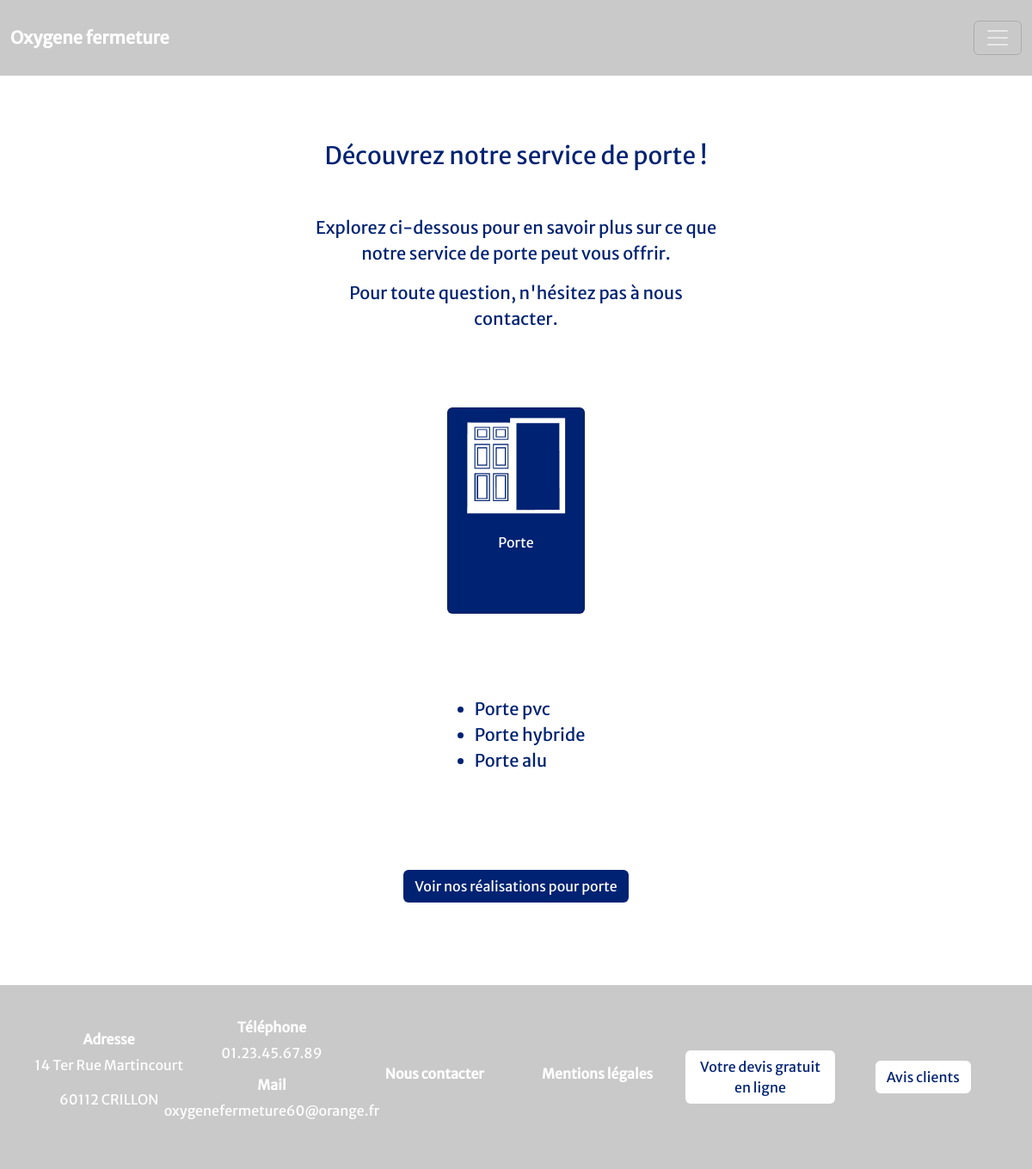
Screenshot of /index.php?action=detailService&id=2 with the database file from the repository.
### tables this page shows
CREATE TABLE IF NOT EXISTS `information_entreprise` (
  `identifiantEntreprise` int NOT NULL AUTO_INCREMENT,
  `telephoneEntreprise` varchar(15) NOT NULL,
  `adresseEntreprise` varchar(100) NOT NULL,
  `codePostalEntreprise` varchar(10) NOT NULL,
  `villeEntreprise` varchar(50) NOT NULL,
  PRIMARY KEY (`identifiantEntreprise`)
);

### modeles/modele.inc.php (called while the page is built, shortened)
<?php
    function getConnexion(){
        $dsn ="mysql:host=$host;dbname=$bdd;";
        return new PDO($dsn, $login, $password, array(PDO::ATTR_ERRMODE => PDO::ERRMODE_EXCEPTION));
    }
    function getInformationEntreprise() {
        $connexion = getConnexion();
        $sql = "SELECT * FROM information_entreprise WHERE identifiantEntreprise = 1";
        $requete = $connexion->query($sql);
        return $requete->fetch(PDO::FETCH_ASSOC);
    }

### vues/vueHeader.php (the view, shortened to what this page needs)
<!DOCTYPE html>
<html lang="fr">
<head>
    <link href='https://cdn.jsdelivr.net/npm/bootstrap@5.3.2/dist/css/bootstrap.min.css' rel='stylesheet'>
    <link rel="stylesheet" href="https://cdn.jsdelivr.net/npm/bootstrap-icons@1.11.3/font/bootstrap-icons.css">
    <link href="https://cdnjs.cloudflare.com/ajax/libs/lightbox2/2.11.3/css/lightbox.min.css" rel="stylesheet">
    <link rel="stylesheet" href="https://cdn.jsdelivr.net/npm/bootstrap-table@1.22.6/dist/bootstrap-table.min.css">
    <link rel="stylesheet" href="./style/style.css">
</head>
<body>
<?php if ($action === "connexion" || $action === "connexionMAJ") { ?>
    <nav class="navbar navbar-expand-xxl maNav">
        <div class="container-fluid my-3">
          <a class="navbar-brand text-white fw-bold" href="index.php">Oxygene fermeture</a>
            <button class="navbar-toggler" type="button" data-bs-toggle="collapse" data-bs-target="#navbarNavAltMarkup" aria-controls="navbarNavAltMarkup" aria-expanded="false" aria-label="Toggle navigation" data-bs-theme="dark">
                <span class="navbar-toggler-icon"></span>
            </button>
        </div>
    </nav>
<?php } else { ?>
    <nav class="navbar navbar-expand-xxl maNav">
        <div class="container-fluid my-3">
          <a class="navbar-brand text-white fw-bold" href="index.php">Oxygene fermeture</a>
            <button class="navbar-toggler" type="button" data-bs-toggle="collapse" data-bs-target="#navbarNavAltMarkup" aria-controls="navbarNavAltMarkup" aria-expanded="false" aria-label="Toggle navigation" data-bs-theme="dark">
                <span class="navbar-toggler-icon"></span>
            </button>
        </div>
    </nav>
<?php } ?>
    <main class="container-fluid contenu d-flex justify-content-center flex-column align-items-center flex-grow-1">

### vues/vueFooter.php (shortened to what this page needs)
</main>
 <?php
if ($action === "connexion" || $action === "connexionMAJ") {
?>
<footer>
</footer>
<?php
} else {
?>
<footer class="monFooter ">
    <div class="p-4">
        <div class="row row-cols-1 row-cols-sm-2 row-cols-md-3 row-cols-lg-3 row-cols-xl-6 g-3">
        <div class="col">
            <h6 class="fs-6 fw-bold">
                Adresse
            </h6>
            <p>
                <span><?= htmlspecialchars($infoEntreprise['adresseEntreprise']); ?></span>
            </p>
            <p>
                <span><?= htmlspecialchars($infoEntreprise['codePostalEntreprise']); ?> <?= htmlspecialchars($infoEntreprise['villeEntreprise']); ?></span>
            </p>
        </div>
        <div class="col">
            <h6 class="fs-6 fw-bold">
                Téléphone
            </h6>
            <p>
                <span><?= htmlspecialchars($infoEntreprise['telephoneEntreprise']); ?></span>
            </p>
            <h6 class="fs-6 fw-bold">
                Mail
            </h6>
            <p>
                <span class="fs-6">oxygenefermeture60@orange.fr</span>
            </p>
        </div>
        <div class="col">
            <h6 class="fs-6 fw-bold">
                <a class="text-decoration-none text-white" href="index.php?action=nousContacter">Nous contacter</a>
            </h6>
        </div>
        <div class="col">
            <h6 class="fs-6 fw-bold">
                <a class="text-decoration-none text-white" href="index.php?action=mentionsLegales">Mentions légales</a>
            </h6>
        </div>
        <div class="col">
            <a href="index.php?action=devis" class="btn bouton" role="button" aria-pressed="true">Votre devis gratuit en ligne</a>
        </div>
        <div class="col">
            <a href="index.php?action=avis" class="btn bouton" role="button" aria-pressed="true">Avis clients</a>
        </div>
        </div>
    </div>
</footer>
<?php
}
?>
</body>
</html>

### style/style.css (style rules this page uses)
body { --bleu : #002273; --fond : rgba(0, 0, 0, 0.21); font-family: 'MerriweatherSans', sans-serif; background-image: url("../images/background.png"); background-size: cover; background-repeat: no-repeat; background-attachment: fixed; }
.maNav { background-color: var(--fond); color: white; }
.bouton { color: var(--bleu); background-color: white; }
.contenu { background-color: rgb(255, 255, 255); width: 70%; }
.monFooter { background-color: var(--fond); color: white; }
footer div.col { display: flex; flex-direction: column; justify-content: center; align-items: center; }
html, body { height: 100%; margin: 0; display: flex; flex-direction: column; }
main { flex: 1; display: flex; flex-direction: column; justify-content: center; align-items: center; width: 100%; }
footer { background-color: var(--fond); color: white; text-align: center; padding: 1rem; position: relative; width: 100%; }

### rows the page displays
information_entreprise: adresseEntreprise "14 Ter Rue Martincourt", codePostalEntreprise "60112", villeEntreprise "CRILLON", telephoneEntreprise "01.23.45.67.89"

### other values shown
$prefixe "de"
lcfirst($service['nom']) "porte"
$service['nom'] "Porte"
$detail "Porte pvc"
$detail "Porte hybride"
$detail "Porte alu"
